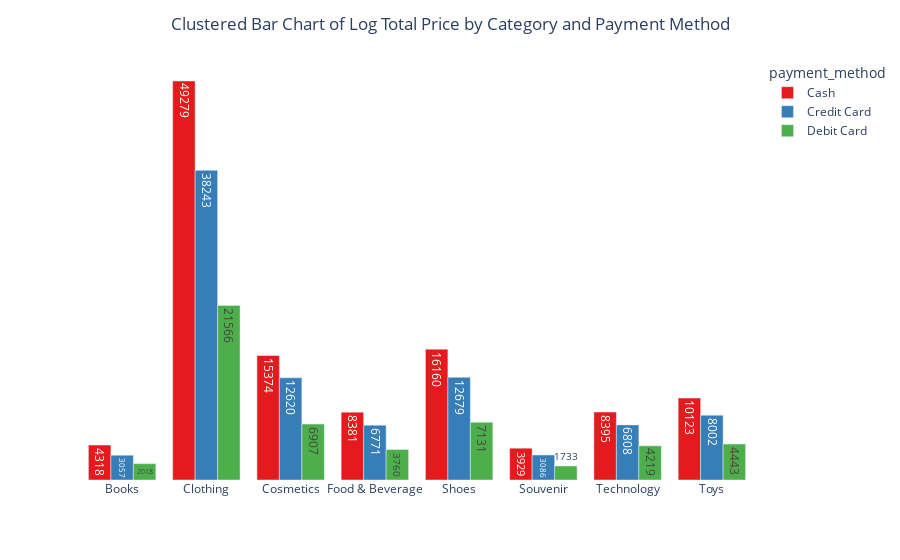

Notebook cell for this chart:
### Markdown cell above
## Clustered Bar Chart of Log Total Price by Category and Payment Method

### Code cell
# converting 'payment_method' column to categorical
df['payment_method'] = pd.Categorical(df['payment_method'])

# grouping by 'category' and 'payment_method', and calculating sum of log total price
grouped_df = df.groupby(['category', 'payment_method'])['lntotalprice'].sum().reset_index()

# getting unique payment methods and define colors
payment_methods = grouped_df['payment_method'].unique()
colors = px.colors.qualitative.Set1[:len(payment_methods)]

# creating a clustered bar chart using Plotly Express
fig = px.bar(
    grouped_df,
    x='category',
    y='lntotalprice',
    color='payment_method',
    color_discrete_sequence=colors,
    text=grouped_df['lntotalprice'].round(0).astype(int),  # displaying integers (rounded lnprice) as text
    height=600,
)

# customizing the layout
fig.update_layout(
    barmode='group',  # setting the bar mode to 'group' for clustered bars
    plot_bgcolor='white',
    paper_bgcolor='white',
    title='Clustered Bar Chart of Log Total Price by Category and Payment Method',
    title_x=0.5,  # centering the main title
    xaxis_title=None,  # removing x-axis title
    yaxis_title=None,  # removing y-axis title
    yaxis=dict(showline=False, showgrid=False, showticklabels=False),  # removing y-axis
)

# showing the plot
fig.show()

### Figure 1 — Plotly figure (JSON) as saved in the notebook; plotly's stock layout.template omitted (floating-point values rounded to 4 significant figures)
{"data": [{"alignmentgroup": "True", "hovertemplate": "payment_method=Cash<br>category=%{x}<br>lntotalprice=%{y}<br>text=%{text}<extra></extra>", "legendgroup": "Cash", "marker": {"color": "rgb(228,26,28)", "pattern": {"shape": ""}}, "name": "Cash", "offsetgroup": "Cash", "orientation": "v", "showlegend": true, "text": [4318, 49279, 15374, 8381, 16160, 3929, 8395, 10123], "textposition": "auto", "type": "bar", "x": ["Books", "Clothing", "Cosmetics", "Food & Beverage", "Shoes", "Souvenir", "Technology", "Toys"], "xaxis": "x", "y": [4318, 49279, 15374, 8381, 16160, 3929, 8395, 10123], "yaxis": "y"}, {"alignmentgroup": "True", "hovertemplate": "payment_method=Credit Card<br>category=%{x}<br>lntotalprice=%{y}<br>text=%{text}<extra></extra>", "legendgroup": "Credit Card", "marker": {"color": "rgb(55,126,184)", "pattern": {"shape": ""}}, "name": "Credit Card", "offsetgroup": "Credit Card", "orientation": "v", "showlegend": true, "text": [3057, 38243, 12620, 6771, 12679, 3086, 6808, 8002], "textposition": "auto", "type": "bar", "x": ["Books", "Clothing", "Cosmetics", "Food & Beverage", "Shoes", "Souvenir", "Technology", "Toys"], "xaxis": "x", "y": [3057, 38243, 12620, 6771, 12679, 3086, 6808, 8002], "yaxis": "y"}, {"alignmentgroup": "True", "hovertemplate": "payment_method=Debit Card<br>category=%{x}<br>lntotalprice=%{y}<br>text=%{text}<extra></extra>", "legendgroup": "Debit Card", "marker": {"color": "rgb(77,175,74)", "pattern": {"shape": ""}}, "name": "Debit Card", "offsetgroup": "Debit Card", "orientation": "v", "showlegend": true, "text": [2018, 21566, 6907, 3760, 7131, 1733, 4219, 4443], "textposition": "auto", "type": "bar", "x": ["Books", "Clothing", "Cosmetics", "Food & Beverage", "Shoes", "Souvenir", "Technology", "Toys"], "xaxis": "x", "y": [2018, 21566, 6907, 3760, 7131, 1733, 4219, 4443], "yaxis": "y"}], "layout": {"autosize": true, "barmode": "group", "legend": {"title": {"text": "payment_method"}, "tracegroupgap": 0}, "margin": {"t": 60}, "paper_bgcolor": "white", "plot_bgcolor": "white", "title": {"text": "Clustered Bar Chart of Log Total Price by Category and Payment Method", "x": 0.5}, "xaxis": {"anchor": "y", "autorange": true, "domain": [0, 1], "range": [-0.5, 7.5], "title": {}, "type": "category"}, "yaxis": {"anchor": "x", "autorange": true, "domain": [0, 1], "range": [0, 51870.0], "showgrid": false, "showline": false, "showticklabels": false, "title": {}, "type": "linear"}}}
